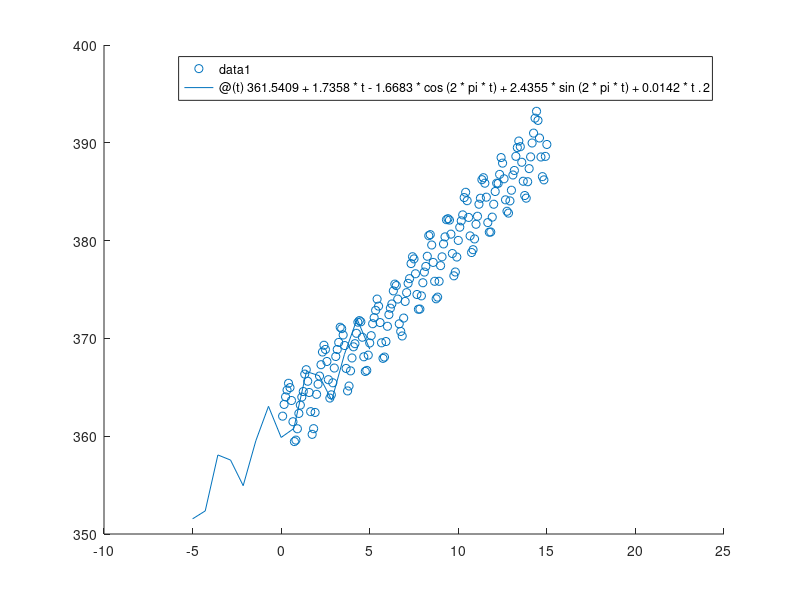

Write MATLAB code to recreate this figure.
% =======================================================================
% Least Squares Fit of concentration of Atmospheric CO2 measured from
% Mauna Loa, Hawaii from Jan 1996 to Dec 2010 in parts per million by
% volume (ppv)
% 
% Authors: Aidan Sirbu, Katie Brown
% ========================================================================
% Model used for least squares:
% f(t)=c1+c2*t+c3*cos(2pi*t)+c4*sin(2pi*t)+c5*t^2

% month represents a column matrix with number of months from
% Jan 1996 to Dec 2010
month = [];
for i=1:180
   month = [month; i/12];
end

% CO2Matrix represents a column matrix with the CO2 levels in ppv by month from Jan 1996 to Dec 2010
CO2=[362.05;363.25;364.02;364.72;365.41;364.97;363.65;361.48;359.45;359.60;360.76;362.33;363.18;364.00;364.57;366.35;366.80;365.62;364.47;362.51;360.19;360.77;362.43;364.28;365.32;366.15;367.31;368.61;369.30;368.87;367.64;365.78;363.90;364.23;365.46;366.97;368.15;368.87;369.59;371.14;371.00;370.35;369.27;366.93;364.63;365.13;366.68;368.00;369.14;369.46;370.52;371.66;371.82;371.70;370.12;368.12;366.62;366.73;368.29;369.53;370.28;371.50;372.12;372.87;374.02;373.30;371.62;369.55;367.96;368.09;369.68;371.24;372.43;373.09;373.52;374.86;375.55;375.40;374.02;371.49;370.71;370.25;372.08;373.78;374.68;375.63;376.11;377.65;378.35;378.13;376.61;374.49;372.98;373.00;374.35;375.69;376.78;377.36;378.40;380.50;380.61;379.55;377.77;375.84;374.05;374.22;375.84;377.44;378.34;379.66;380.38;382.14;382.24;382.10;380.66;378.68;376.40;376.79;378.32;380.02;381.37;382.02;382.63;384.40;384.94;384.08;382.37;380.48;378.78;379.07;380.17;381.67;382.49;383.72;384.33;386.23;386.43;385.87;384.44;381.84;380.86;380.88;382.40;383.72;385.02;385.87;385.85;386.77;388.49;387.92;386.32;384.17;383.00;382.81;384.06;385.15;386.71;387.17;388.62;389.51;390.18;389.60;388.01;386.07;384.61;384.34;386.02;387.36;388.56;389.98;390.99;392.52;393.22;392.29;390.49;388.55;386.54;386.21;388.61;389.83];

% Define coefficient matrix
A = zeros(180,5);
for i=1:180
    A(i,1) = 1;
    A(i,2) = month(i,:);
    A(i,3) = cos(2*pi*month(i,:));
    A(i,4) = sin(2*pi*month(i,:));
    A(i,5) = month(i,:).^2;
end

% Normal equations
ATA = transpose(A)*A;
ATb = transpose(A)*CO2;
c = ATA\ATb;

% RMSE
r = CO2-A*c;
SE = 0;
for i=1:180
    SE = SE + r(i)^2;
end
RMSE = (SE/180)^(0.5);

% Plotting
scatter(month, CO2);
hold on
leastSquaresFunc = @(t)361.5409+1.7358*t-1.6683*cos(2*pi*t)+2.4355*sin(2*pi*t)+0.0142*t.^2;
fplot(leastSquaresFunc);
xlim([-10 25]);